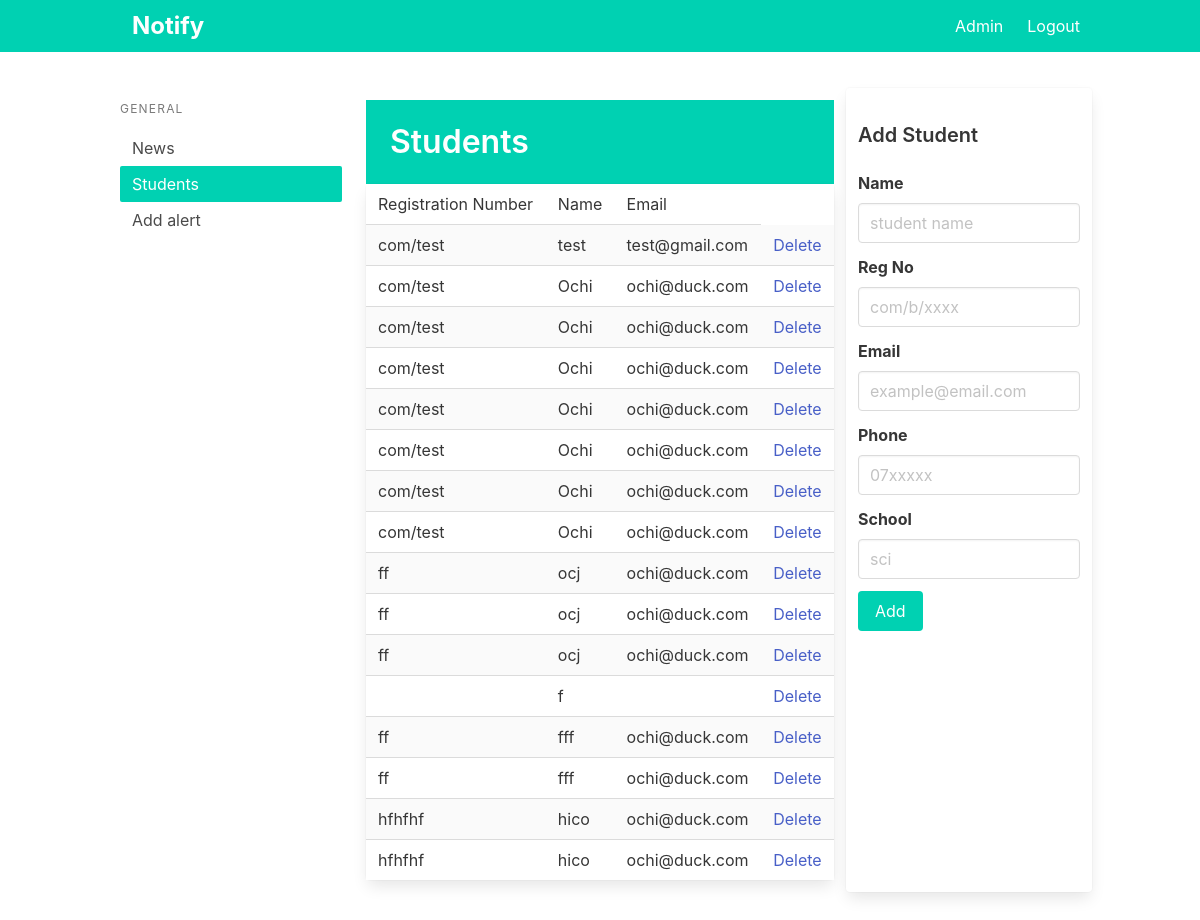
The page /student (signed in) on the database as committed earlier.
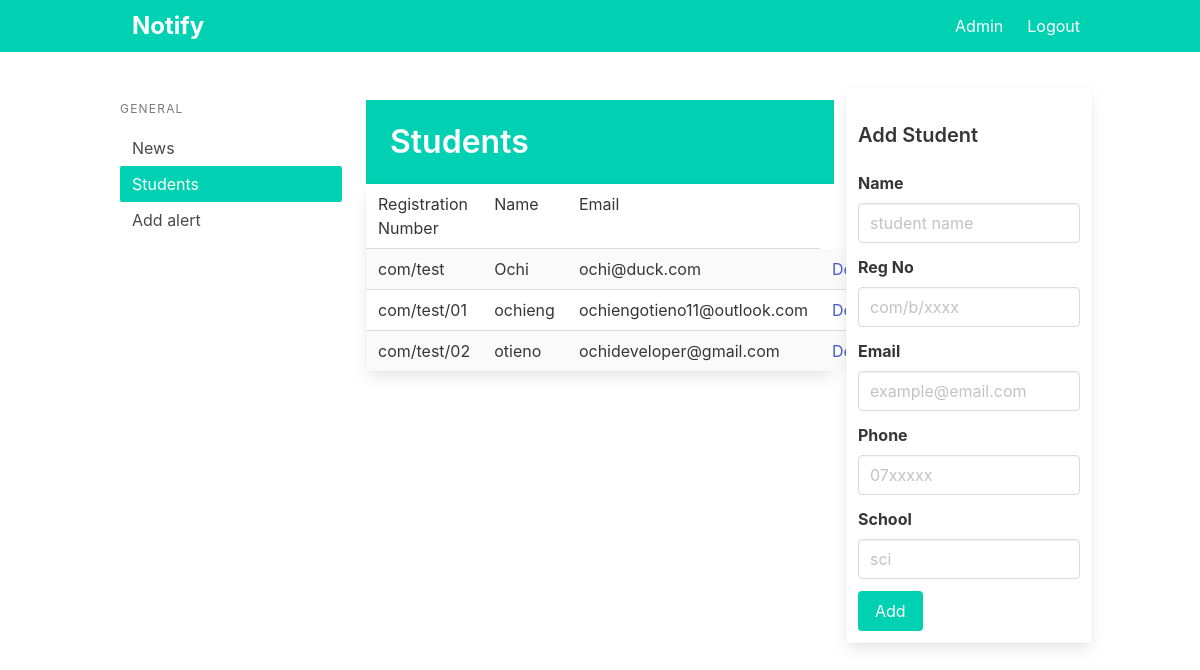
The same page on the database as committed later.
### app/models.py (models this page shows)
class Student(db.Model):
    id = db.Column(db.Integer, primary_key=True)
    name = db.Column(db.String(100))
    reg = db.Column(db.String(30))
    phone = db.Column(db.String(15))
    email = db.Column(db.String(20))
    school = db.Column(db.String(50))

### app/main.py (the view)
@main.route('/student')
@login_required
def student():
    students = Student.query.all()
    return render_template('student.html', students=students)

### app/templates/student.html
{% extends "base.html" %}
{% block content %}
<div class="columns">
  <div class="column is-3 ">
    <aside class="menu is-hidden-mobile">
      <p class="menu-label">
        General
      </p>
      <ul class="menu-list">
        <li><a href="{{ url_for('main.index') }}">News</a></li>
        <li><a href="{{ url_for('main.alert') }}" class="has-background-primary has-text-white">Students</a></li>
        <li><a href="{{ url_for('main.alert') }}">Add alert</a></li>
      </ul>
    </aside>
  </div>
  <div class="column is-6">
    <section class="hero is-primary welcome is-small">
      <div class="hero-body">
        <div class="container">
          <h1 class="title">
            Students
          </h1>
        </div>
      </div>
    </section>
    <div class="is-6">
      <div class="card events-card">
        <div class="card-table">
          <div class="content">
            <table class="table is-fullwidth is-striped">
              <tbody>
                <tr>
                  <td>Registration Number</td>
                  <td>Name</td>
                  <td>Email</td>
                </tr>
                {% for student in students %}
                <tr>
                  <td>{{ student.reg}}</td>
                  <td>{{ student.name }}</td>
                  <td>{{ student.email }}</td>
                  <td><a href="{{ url_for("main.delete_student", id=student.id) }}">Delete</a></td>
                </tr>
                {% endfor %}
              </tbody>
            </table>
          </div>
        </div>
      </div>
    </div>
  </div>
  <div class="card events-card">
    <div class="column">
      <div class="content">
        <h1 class="subtitle is-5 mt-5">Add Student</h1>
        <form method="POST" action="/student">
          <div class="field">
            <label class="label">Name</label>
            <div class="control">
              <input class="input" type="text" name="name" placeholder="student name">
            </div>
          </div>
          <div class="field">
            <label class="label">Reg No</label>
            <div class="control">
              <input class="input" type="text" name="reg" placeholder="com/b/xxxx">
            </div>
          </div>
          <div class="field">
            <label class="label">Email</label>
            <div class="control">
              <input class="input" type="email" name="email" placeholder="example@email.com">
            </div>
          </div>
          <div class="field">
            <label class="label">Phone</label>
            <div class="control">
              <input class="input" type="text" name="phone" placeholder="07xxxxx">
            </div>
          </div>
          <div class="field">
            <label class="label">School</label>
            <div class="control">
              <input class="input" type="text" name="school" placeholder="sci">
            </div>
          </div>
          <div class="field is-grouped">
            <div class="control">
              <button class="button is-primary">Add</button>
            </div>
          </div>
        </form>
      </div>
    </div>
  </div>
</div>
{% endblock %}

Rows that differ between the two databases and show on the page:
removed Student: reg "com/test", name "Ochi", email "ochi@duck.com"
removed Student: reg "com/test", name "Ochi", email "ochi@duck.com"
removed Student: reg "com/test", name "Ochi", email "ochi@duck.com"
removed Student: reg "com/test", name "Ochi", email "ochi@duck.com"
removed Student: reg "com/test", name "Ochi", email "ochi@duck.com"
removed Student: reg "ff", name "ocj", email "ochi@duck.com"
removed Student: reg "ff", name "ocj", email "ochi@duck.com"
removed Student: reg "ff", name "ocj", email "ochi@duck.com"
removed Student: name "f"
removed Student: reg "ff", name "fff", email "ochi@duck.com"
removed Student: reg "ff", name "fff", email "ochi@duck.com"
removed Student: reg "hfhfhf", name "hico", email "ochi@duck.com"
removed Student: reg "hfhfhf", name "hico", email "ochi@duck.com"
changed Student "com/test": name "test" → "Ochi"; email "test@gmail.com" → "ochi@duck.com"
changed Student: reg "com/test" → "com/test/01"; name "Ochi" → "ochieng"; email "ochi@duck.com" → "ochiengotieno11@outlook.com"
changed Student: reg "com/test" → "com/test/02"; name "Ochi" → "otieno"; email "ochi@duck.com" → "ochideveloper@gmail.com"
